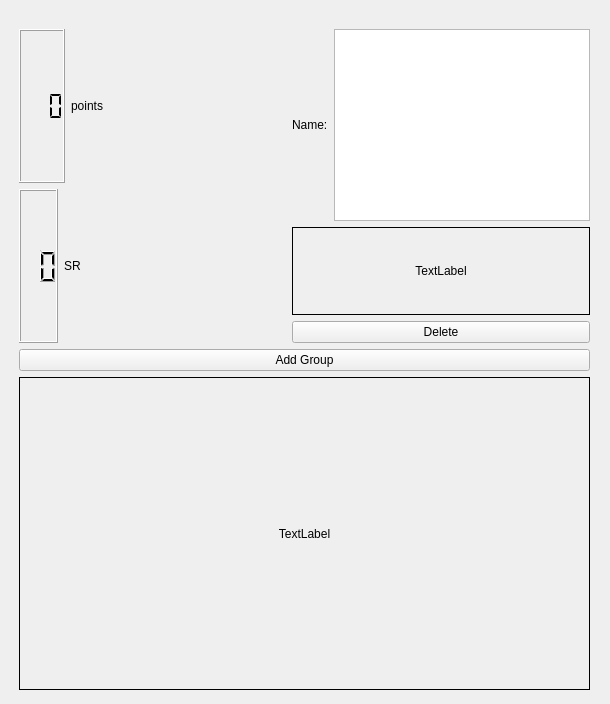
<?xml version="1.0" encoding="UTF-8"?>
<ui version="4.0">
 <class>battlegroup</class>
 <widget class="QWidget" name="battlegroup">
  <property name="geometry">
   <rect>
    <x>0</x>
    <y>0</y>
    <width>610</width>
    <height>704</height>
   </rect>
  </property>
  <property name="windowTitle">
   <string>Form</string>
  </property>
  <widget class="QWidget" name="verticalLayoutWidget">
   <property name="geometry">
    <rect>
     <x>19</x>
     <y>29</y>
     <width>571</width>
     <height>661</height>
    </rect>
   </property>
   <layout class="QVBoxLayout" name="verticalLayout">
    <item>
     <layout class="QHBoxLayout" name="headerBox">
      <item>
       <layout class="QVBoxLayout" name="verticalLayout_2">
        <item>
         <layout class="QHBoxLayout" name="horizontalLayout">
          <item>
           <widget class="QLCDNumber" name="pointsLCD">
            <property name="digitCount">
             <number>3</number>
            </property>
            <property name="segmentStyle">
             <enum>QLCDNumber::Flat</enum>
            </property>
           </widget>
          </item>
          <item>
           <widget class="QLabel" name="label">
            <property name="text">
             <string>points</string>
            </property>
           </widget>
          </item>
         </layout>
        </item>
        <item>
         <layout class="QHBoxLayout" name="horizontalLayout_2">
          <item>
           <widget class="QLCDNumber" name="srLCD">
            <property name="digitCount">
             <number>2</number>
            </property>
            <property name="segmentStyle">
             <enum>QLCDNumber::Filled</enum>
            </property>
           </widget>
          </item>
          <item>
           <widget class="QLabel" name="label_2">
            <property name="text">
             <string>SR</string>
            </property>
           </widget>
          </item>
         </layout>
        </item>
       </layout>
      </item>
      <item>
       <spacer name="horizontalSpacer">
        <property name="orientation">
         <enum>Qt::Horizontal</enum>
        </property>
        <property name="sizeHint" stdset="0">
         <size>
          <width>40</width>
          <height>20</height>
         </size>
        </property>
       </spacer>
      </item>
      <item>
       <layout class="QVBoxLayout" name="verticalLayout_3">
        <item>
         <layout class="QHBoxLayout" name="horizontalLayout_3">
          <item>
           <widget class="QLabel" name="label_4">
            <property name="text">
             <string>Name:</string>
            </property>
           </widget>
          </item>
          <item>
           <widget class="QTextEdit" name="nameEdit">
            <property name="sizePolicy">
             <sizepolicy hsizetype="Minimum" vsizetype="Minimum">
              <horstretch>0</horstretch>
              <verstretch>0</verstretch>
             </sizepolicy>
            </property>
           </widget>
          </item>
         </layout>
        </item>
        <item>
         <widget class="QLabel" name="typeLabel">
          <property name="frameShape">
           <enum>QFrame::Panel</enum>
          </property>
          <property name="midLineWidth">
           <number>3</number>
          </property>
          <property name="text">
           <string>TextLabel</string>
          </property>
          <property name="alignment">
           <set>Qt::AlignCenter</set>
          </property>
         </widget>
        </item>
        <item>
         <widget class="QPushButton" name="pushButton">
          <property name="text">
           <string>Delete</string>
          </property>
         </widget>
        </item>
       </layout>
      </item>
     </layout>
    </item>
    <item>
     <widget class="QPushButton" name="addGroupButton">
      <property name="text">
       <string>Add Group</string>
      </property>
     </widget>
    </item>
    <item>
     <widget class="QLabel" name="validLabel">
      <property name="frameShape">
       <enum>QFrame::Box</enum>
      </property>
      <property name="midLineWidth">
       <number>3</number>
      </property>
      <property name="text">
       <string>TextLabel</string>
      </property>
      <property name="alignment">
       <set>Qt::AlignCenter</set>
      </property>
     </widget>
    </item>
    <item>
     <layout class="QVBoxLayout" name="group1Box"/>
    </item>
    <item>
     <layout class="QVBoxLayout" name="group2Box"/>
    </item>
    <item>
     <layout class="QVBoxLayout" name="group3Box"/>
    </item>
   </layout>
  </widget>
 </widget>
 <resources/>
 <connections/>
</ui>
